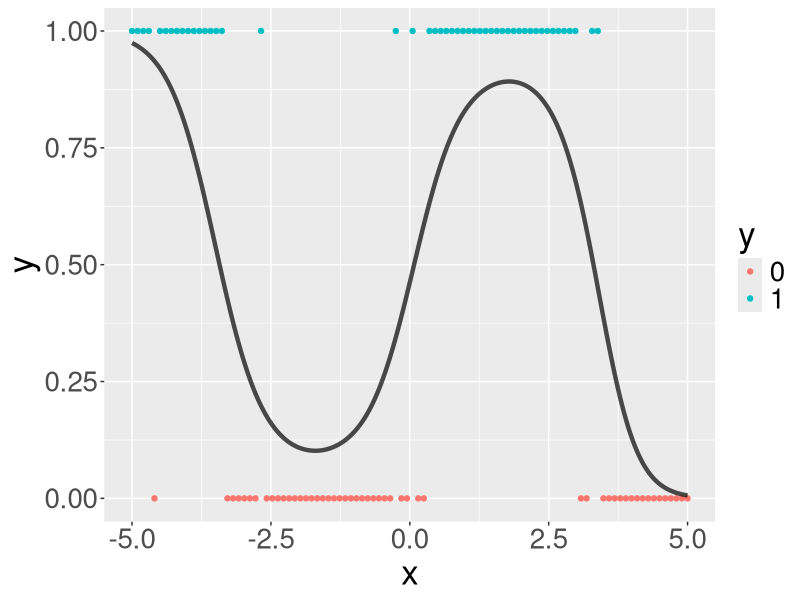
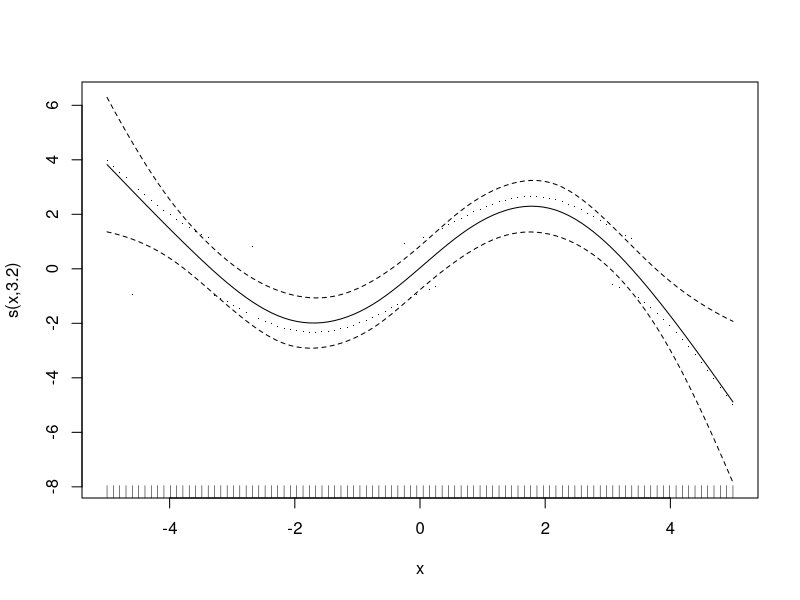
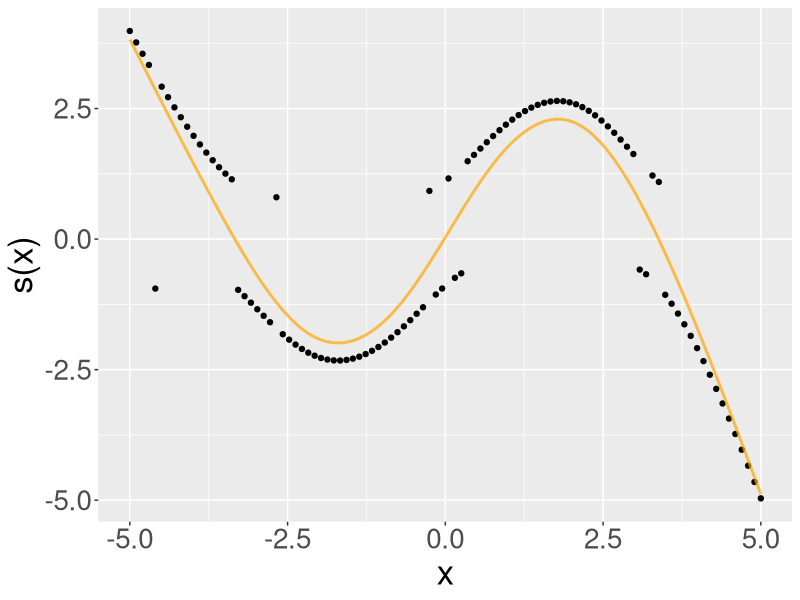
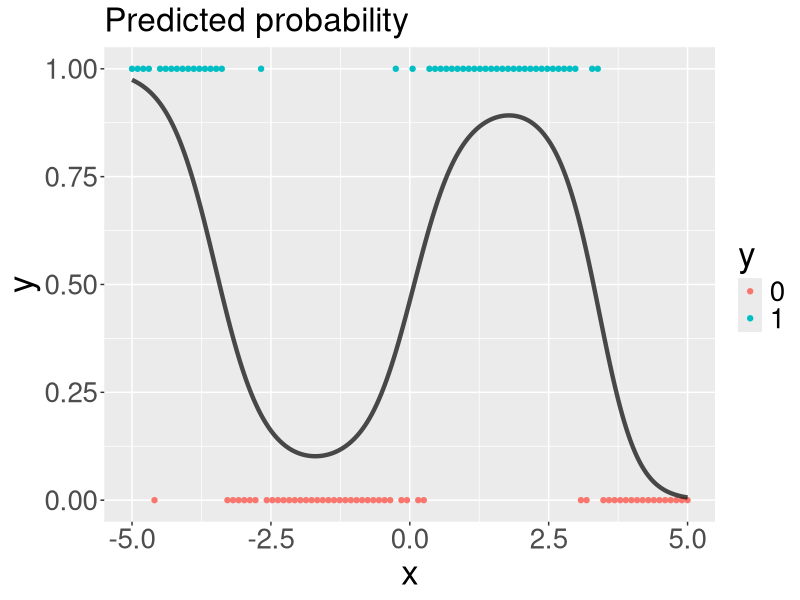
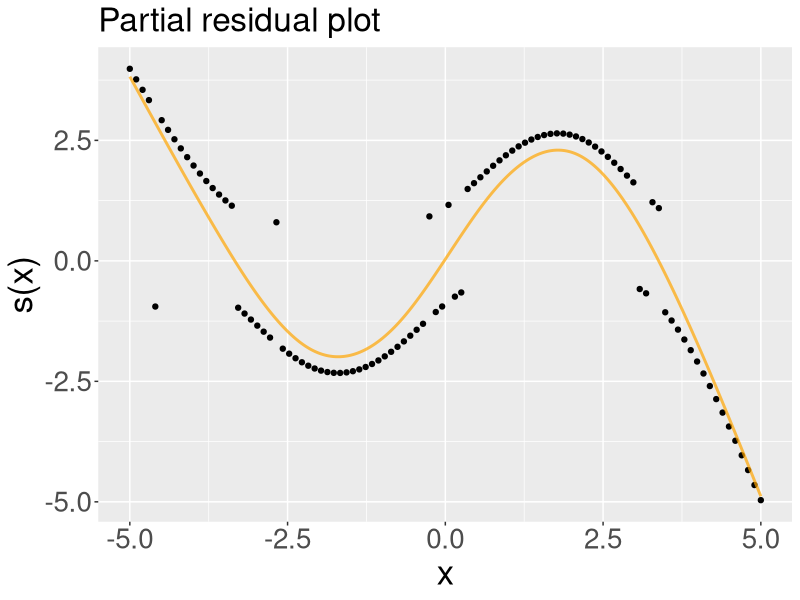
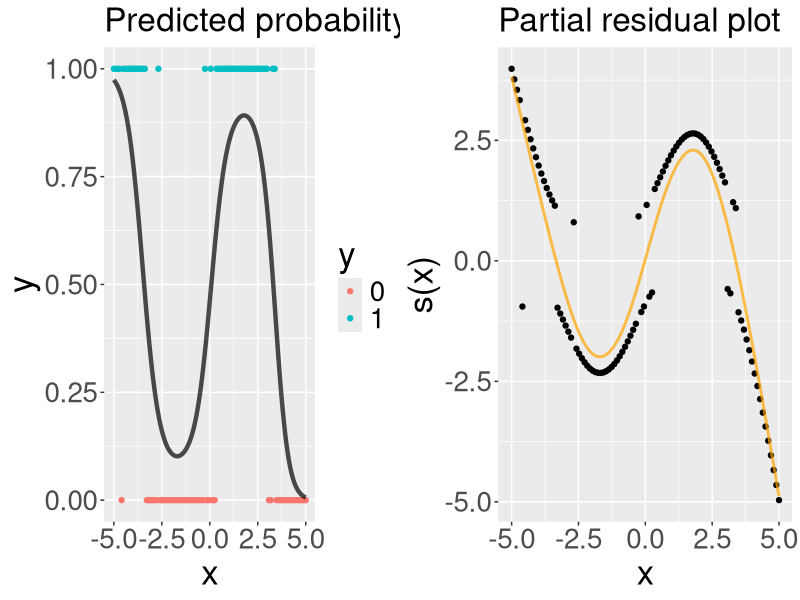

These charts were generated, in order, by the following R code:
rm(list=ls())
library("tidyverse")
library("mgcv")
library('splines')
library("caret")
library("gridExtra")
set.seed(143)

# データ読み込み
test_data <- read.csv("logistic_univariate.csv") %>% 
  as_tibble()
head(test_data)

# ===================================================
# additive logistic regression: mgcvを用いる
# ===================================================
model_gam <- gam(y ~ s(x, bs = "ps", sp = 5), data = test_data, family = binomial(link = logit))
summary(model_gam)
model_gam$coefficients

# 予測確率plot
pred_data <- tibble(x = seq(min(test_data$x), max(test_data$x), length = 1000))
pred_data <- pred_data %>% 
  mutate(predicted_prob = predict(model_gam, pred_data, type = "response"))
g1 <- ggplot(NULL) +
  geom_point(data = test_data, aes(x = x, y = y, color = factor(y))) +
  geom_line(data = pred_data, aes(x = x, y = predicted_prob), size = 1.5, alpha = 0.7) +
  xlab("x") + scale_colour_discrete("y") +
  theme(axis.text = element_text(size = 20), axis.title = element_text(size = 25), 
        legend.title = element_text(size = 25), legend.text = element_text(size = 20))
g1

# partial residuals plot
plot <- plot(model_gam, residual = TRUE)
g2 <- ggplot(NULL) +
  geom_point(data = tibble(x = plot[[1]]$raw, y = plot[[1]]$p.resid), aes(x = x, y = y)) +
  geom_line(data = tibble(x = plot[[1]]$x, y = plot[[1]]$fit), aes(x = x, y = y), color = "orange", size = 1, alpha = 0.7) +
  xlab("x") + ylab("s(x)") +
  theme(axis.text = element_text(size = 20), axis.title = element_text(size = 25))
g2

# confusion matrix
y_pred_prob <- predict(model_gam, test_data, type = "response")
y_pred <- c()
for (i in 1:length(y_pred_prob)){
  if (y_pred_prob[i] >= 0.5){
    y_pred[i] <- 1
  }else{
    y_pred[i] <- 0
  }
}
m1 <- confusionMatrix(data = factor(y_pred), reference = factor(test_data$y))
m1

# ===================================================
# additive logistic regression: mgcvを用いずに推定
# ===================================================

# データ
x <- test_data$x
y <- test_data$y
N <- nrow(test_data)

# 平滑化パラメータ
lambda <- 5

# ノットベクトル
knot <- c(-9.3042857,-7.8728571,-6.4414286,-5.0100000,-3.5785714,-2.1471429,-0.7157143,
          0.7157143,2.1471429,3.5785714,5.0100000,6.4414286,7.8728571,9.3042857)

# デザイン行列の作成
X <- splineDesign(knot, x)
QR <- qr(t(matrix(1, nrow = 1, ncol = N) %*% X))
Z <- qr.Q(QR, complete = TRUE)[, 2:ncol(X)]
X <- X %*% Z
X <- cbind(1, X)

# ペナルティ行列（2階差分ペナルティ）
S <- crossprod(diff(diag(length(knot)-4), differences = 2))
S <- (t(Z) %*% S %*% Z)/norm(S)
S <- lambda * S
S <- cbind(0, S)
S <- rbind(0, S)

# パラメータ推定
# 初期値
mu <- y*0.8 + 0.1
eta <- log(mu/(1-mu))

# P-IRLS
for (i in 1:10){
  # ①ベクトルzの計算
  z <- ((y-mu)/(mu*(1-mu))) + eta
  z <- matrix(z)
  
  # ①行列Wの計算
  W <- mu*(1-mu)
  W <- diag(W)
  
  # ②未知パラメータの推定
  M <- sqrt(W)
  
  SVD <- svd(S)
  D <- SVD$u %*% diag(sqrt(SVD$d)) %*% t(SVD$v)
  
  XD <- rbind(X, D)
  z0 <- rbind(z, matrix(0, ncol = 1, nrow = nrow(D)))
  WI <- rbind(cbind(M, matrix(0, ncol = nrow(D), nrow = nrow(M))),
               cbind(matrix(0, ncol = ncol(M), nrow = nrow(D)), diag(1, nrow = nrow(D), ncol = nrow(D))))
  
  QR <- qr(WI%*%XD)
  beta <- backsolve(qr.R(QR), qr.qty(QR, WI%*%z0))

  # ③eta, muの更新
  eta <- as.numeric(X%*%beta)
  mu <- 1/(1+exp(-1*eta))
}

as.numeric(beta)
beta
model_gam$coefficients
round(as.numeric(beta), 6) == round(model_gam$coefficients, 6)

# 予測確率plot
X_pred <- splineDesign(knot, seq(-5, 5, length = 1000))
X_pred <- X_pred %*% Z
X_pred <- cbind(1, X_pred)

linear_predictor <- as.numeric(X_pred %*% beta)
linear_predictor_partial <- as.numeric(X_pred[,2:10] %*% beta[2:10,,drop=F])
predicted_probability <- 1/(1 + exp(-1*linear_predictor))

# Predicted prob plot
g3 <- ggplot(NULL) +
  geom_point(data = test_data, aes(x = x, y = y, color = factor(y))) +
  geom_line(data = tibble(x = seq(-5, 5, length = 1000), y = predicted_probability), aes(x = x, y = y), size = 1.5, alpha = 0.7) +
  xlab("x") + scale_colour_discrete("y") + ggtitle("Predicted probability ") +
  theme(axis.text = element_text(size = 20), axis.title = element_text(size = 25), 
        legend.title = element_text(size = 25), legend.text = element_text(size = 20), title = element_text(size = 20))
g3

# Partial residual plot
predicted_prob <- 1/(1+exp(-1*as.numeric(X%*%beta)))
pearson_residuals <- (y-predicted_prob)/sqrt(predicted_prob*(1-predicted_prob))
partial_residuals <- as.numeric(X[,2:10] %*% beta[2:10,,drop=F]) + pearson_residuals

g4 <- ggplot(NULL) +
  geom_point(data = tibble(x = x, y = partial_residuals), aes(x = x, y = y)) +
  geom_line(data = tibble(x = seq(-5, 5, length = 1000), y = linear_predictor_partial), aes(x = x, y = y), color = "orange", size = 1, alpha = 0.7) +
  xlab("x") + ylab("s(x)") + ggtitle("Partial residual plot") +
  theme(axis.text = element_text(size = 20), axis.title = element_text(size = 25), title = element_text(size = 20))
g4

g <- gridExtra::grid.arrange(g3, g4, nrow = 1)

# confusion matrix
predicted_prob <- 1/(1+exp(-1*as.numeric(X%*%beta)))
y_pred <- c()
for (i in 1:length(predicted_prob)){
  if (predicted_prob[i] >= 0.5){
    y_pred[i] <- 1
  }else{
    y_pred[i] <- 0
  }
}
m2 <- confusionMatrix(data = factor(y_pred), reference = factor(test_data$y))
m2










